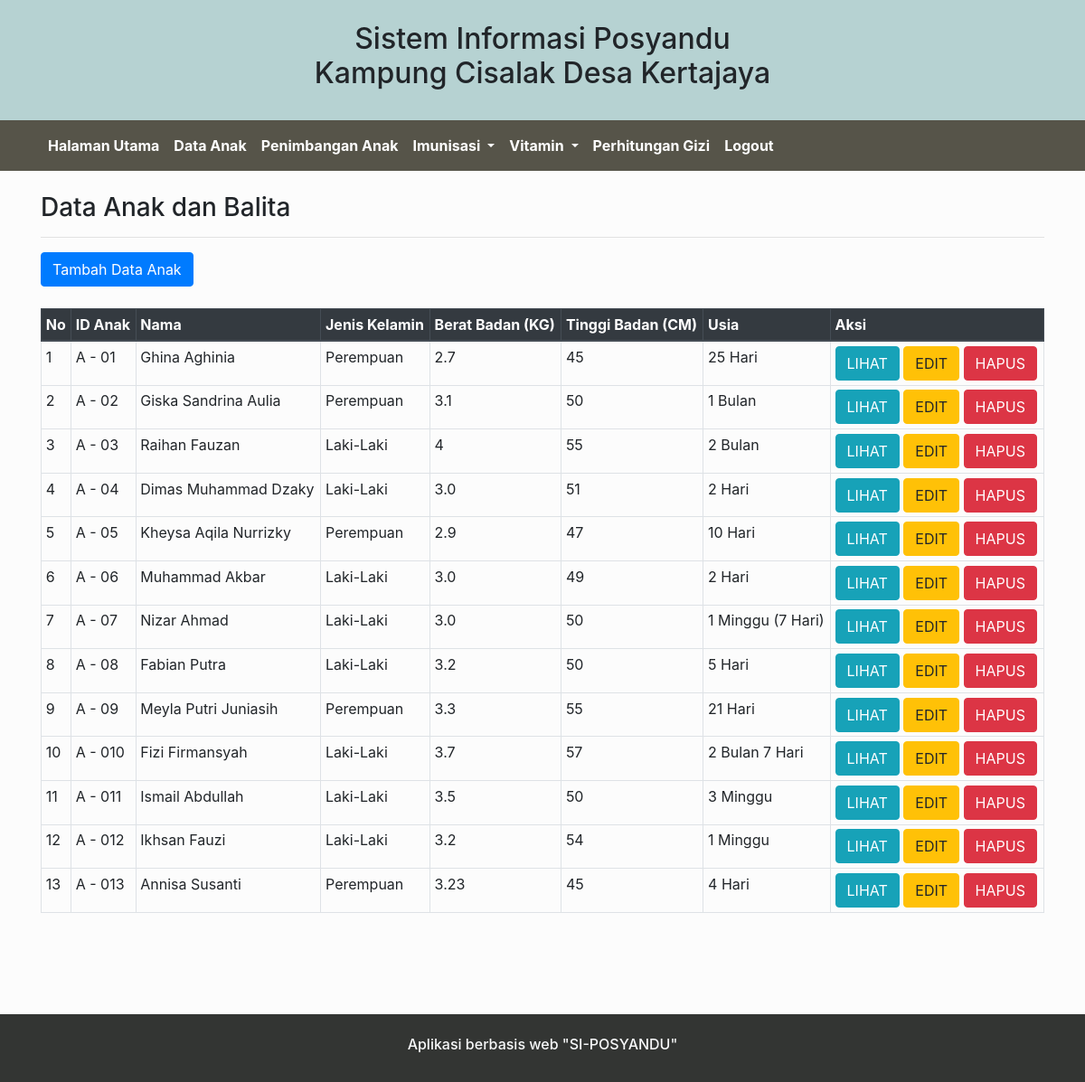
The app's page /index.php/balita with its own data.
### tables this page shows
CREATE TABLE `anak` (
  `Id_anak` int(10) NOT NULL,
  `Nama_anak` varchar(30) NOT NULL,
  `Tanggal_lahir` date NOT NULL,
  `Jenis_kelamin` varchar(20) NOT NULL,
  `Berat_badan` varchar(5) NOT NULL,
  `Tinggi_badan` int(5) NOT NULL,
  `Usia` varchar(30) NOT NULL,
  `Nama_ibu` varchar(20) NOT NULL,
  `Nama_ayah` varchar(20) NOT NULL,
  `Alamat` varchar(50) NOT NULL,
  `Status` varchar(30) NOT NULL
);

### application/controllers/Balita.php (called while the page is built, shortened)
<?php
class Balita extends CI_Controller{
    public function __construct()
    {
        $this->load->model('Balita_model');
        $this->load->helper('url');
    }
    public function index()
    {
        $data['judul'] = 'Data Anak dan Balita';
        $data['anak'] = $this->Balita_model->getAllBalita();
        $this->load->view('Templates2/Header', $data);
        $this->load->view('Balita/Index', $data);
        $this->load->view('Templates2/Footer');
    }
}

### index.php (called while the page is built, shortened)
<?php
require_once BASEPATH.'core/CodeIgniter.php';

### application/models/Balita_model.php (called while the page is built, shortened)
<?php
class Balita_model extends CI_model{
    public function getAllBalita()
    {
        return $this->db->get('Anak')->result_array();
    }
}

### application/views/Balita/Index.php (the view, shortened to what this page needs)
<div class="container">
  <div class="row mt-4">
        <div class="col">
        <h3> Data Anak dan Balita </h3><hr>
        <a class="btn btn-primary" href="<?= base_url(); ?>Balita/Tambah" role="button">Tambah Data Anak</a><br><br>
        <table class="table table-sm table-bordered table-hover">
  <thead class="thead-dark">
    <tr class= "border border-dark">
      <th scope="col">No</th>
      <th scope="col">ID Anak</th>
      <th scope="col">Nama</th>
      <th scope="col">Jenis Kelamin</th>
      <th scope="col">Berat Badan (KG)</th>
      <th scope="col">Tinggi Badan (CM)</th>
      <th scope="col">Usia</th>
      <th scope="col"> Aksi </th>
    </tr>
  </thead>
  <tbody>
      <?php $no = 1; ?>
  <?php foreach ($anak as $balita) : ?>
    <tr>
      <td><?= $no++ ?></td>
      <td>A - 0<?= $balita['Id_anak']; ?></td>
      <td><?= $balita['Nama_anak']; ?></td>
      <td><?= $balita['Jenis_kelamin']; ?></td>
      <td><?= $balita['Berat_badan']; ?></td>
      <td><?= $balita['Tinggi_badan']; ?></td>
      <td><?= $balita['Usia']; ?></td>
      <td>
       <a class="btn btn-info" href="<?= base_url(); ?>Balita/detail/<?= $balita['Id_anak']; ?>" role="button">LIHAT</a>
       <a class="btn btn-warning" href="<?= base_url(); ?>Balita/edit/<?= $balita['Id_anak']; ?>" role="button" onclick="return confirm('Apakah yakin data ingin dirubah?');">EDIT</a>
       <a class="btn btn-danger" href="<?= base_url(); ?>Balita/hapus/<?= $balita['Id_anak']; ?>" role="button" onclick="return confirm('Apakah yakin data ingin dihapus?');">HAPUS </a>
      </td>
    </tr>
    <?php endforeach; ?>
  </tbody>
</table><br><br><br><br>
        </div>
    </div>
</div>

### application/views/Templates2/Header.php (shortened to what this page needs)
<!doctype html>
<html lang="en">
    <head>
    <link rel="stylesheet" href="https://stackpath.bootstrapcdn.com/bootstrap/4.5.0/css/bootstrap.min.css">
    </head>
    <body style="background-color: #FCFCFC;">
    <div class="col-md-20 text-center" style="background-color: #B6D2D2;" >
    <br><h2> Sistem Informasi Posyandu <br> Kampung Cisalak Desa Kertajaya </h2><br>
    </div>
     <nav class="navbar navbar-expand-lg navbar-hover navbar-dark font-weight-bolder " style="background-color: #565449;">
     <div class="container">
    <div class="collapse navbar-collapse" id="navbarNavDropdown">
        <ul class="navbar-nav">
        <li class="nav-item ">
            <a class="nav-link" href="<?= base_url(); ?>">Halaman Utama <span class="sr-only">(current)</span></a>
        </li>
        <li class="nav-item">
            <a class="nav-link" href="<?= base_url(); ?>Balita">Data Anak </a>
        </li>
        <li class="nav-item">
            <a class="nav-link" href="<?= base_url(); ?>Timbangan">Penimbangan Anak</a>
        </li>
        <li class="nav-item dropdown">
        <a class="nav-link dropdown-toggle" href="#" id="navbarDropdown" role="button" data-toggle="dropdown" aria-haspopup="true" aria-expanded="false">
          Imunisasi
        </a>
      </li>
      <li class="nav-item dropdown">
        <a class="nav-link dropdown-toggle" href="#" id="navbarDropdown" role="button" data-toggle="dropdown" aria-haspopup="true" aria-expanded="false">
          Vitamin
        </a>
      </li>
        <li class="nav-item">
            <a class="nav-link" href="<?= base_url(); ?>Gizi">Perhitungan Gizi</a>
        </li>
        <li class="nav-item">
            <a class="nav-link" href="#">Logout</a>
        </li>
        </ul>
    </div>
    </div>
    </nav>

### application/views/Templates2/Footer.php
<footer class="footer text-center" style="background-color: #333533;">
      <br><h6 class="text-light"> Aplikasi berbasis web "SI-POSYANDU" </h6><br>
</footer>
  </body>
</html>

### application/views/Templates2/Header.php (style rules this page uses)
.navbar-dark .navbar-nav .nav-link { color: #FFF!important; }

### records on screen
anak: Id_anak "1", Nama_anak "Ghina Aghinia", Jenis_kelamin "Perempuan", Berat_badan "2.7", Tinggi_badan "45", Usia "25 Hari"
anak: Id_anak "2", Nama_anak "Giska Sandrina Aulia", Jenis_kelamin "Perempuan", Berat_badan "3.1", Tinggi_badan "50", Usia "1 Bulan"
anak: Id_anak "3", Nama_anak "Raihan Fauzan", Jenis_kelamin "Laki-Laki", Berat_badan "4", Tinggi_badan "55", Usia "2 Bulan"
anak: Id_anak "4", Nama_anak "Dimas Muhammad Dzaky", Jenis_kelamin "Laki-Laki", Berat_badan "3.0", Tinggi_badan "51", Usia "2 Hari"
anak: Id_anak "5", Nama_anak "Kheysa Aqila Nurrizky", Jenis_kelamin "Perempuan", Berat_badan "2.9", Tinggi_badan "47", Usia "10 Hari"
anak: Id_anak "6", Nama_anak "Muhammad Akbar", Jenis_kelamin "Laki-Laki", Berat_badan "3.0", Tinggi_badan "49", Usia "2 Hari"
anak: Id_anak "7", Nama_anak "Nizar Ahmad", Jenis_kelamin "Laki-Laki", Berat_badan "3.0", Tinggi_badan "50", Usia "1 Minggu (7 Hari)"
anak: Id_anak "8", Nama_anak "Fabian Putra", Jenis_kelamin "Laki-Laki", Berat_badan "3.2", Tinggi_badan "50", Usia "5 Hari"
anak: Id_anak "9", Nama_anak "Meyla Putri Juniasih", Jenis_kelamin "Perempuan", Berat_badan "3.3", Tinggi_badan "55", Usia "21 Hari"
anak: Id_anak "10", Nama_anak "Fizi Firmansyah", Jenis_kelamin "Laki-Laki", Berat_badan "3.7", Tinggi_badan "57", Usia "2 Bulan 7 Hari"
anak: Id_anak "11", Nama_anak "Ismail Abdullah", Jenis_kelamin "Laki-Laki", Berat_badan "3.5", Tinggi_badan "50", Usia "3 Minggu"
anak: Id_anak "12", Nama_anak "Ikhsan Fauzi", Jenis_kelamin "Laki-Laki", Berat_badan "3.2", Tinggi_badan "54", Usia "1 Minggu"
anak: Id_anak "13", Nama_anak "Annisa Susanti", Jenis_kelamin "Perempuan", Berat_badan "3.23", Tinggi_badan "45", Usia "4 Hari"
